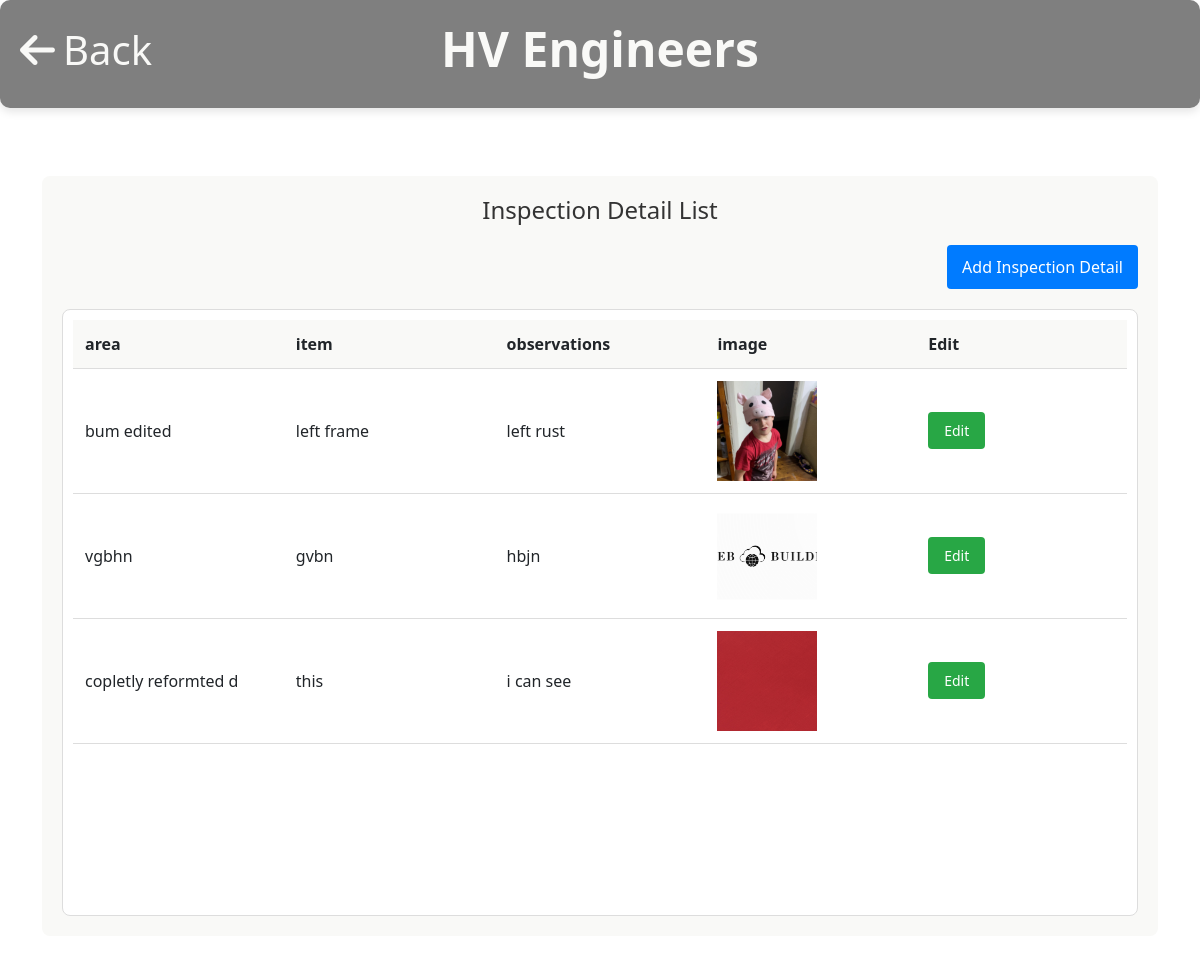
/inspection-Details/1, run on the app's committed database.
### tables this page shows
CREATE TABLE Inspection_Details (
                detail_id INTEGER PRIMARY KEY AUTOINCREMENT,
                inspection_id INTEGER NOT NULL,
                area TEXT,
                item TEXT,
                action_required TEXT,
                probability INTEGER,
                consequence INTEGER,
                time_ranking INTEGER,
                unit TEXT,
                observations TEXT,
                recommendations TEXT,
                picture_caption TEXT,
                display_on_report BOOLEAN,
                image_url TEXT DEFAULT NULL,
                last_modified TEXT NOT NULL DEFAULT CURRENT_TIMESTAMP,
                FOREIGN KEY (inspection_id) REFERENCES Inspection_Header(inspection_id)
            );

### app.py (the view)
@app.route("/<path:filename>")
def serve_file(filename):
    print('ran')
    return send_from_directory(os.path.join(app.root_path, 'templates'), filename)

### app.py (called while the page is built)
@app.after_request
def add_security_headers(response):
    if request.path == '/static/js/service-worker.js':
        response.headers['Service-Worker-Allowed'] = '/'
    return response

@app.route('/inspection-Details/<int:inspection_id>', methods=['GET'])
def inspection_details(inspection_id):
    inspections = local.fetch('Inspection_Details', {'inspection_id': inspection_id})
    if inspections is None:
        inspections = []
    return render_template('inspectionDetails.html', inspections=inspections, inspection_id=inspection_id)

### local_database.py (called while the page is built)
def execute_sql(query, parameters=None):
    conn = None
    try:
        conn = sqlite3.connect(db_name)
        cursor = conn.cursor()
        if parameters:
            cursor.execute(query, parameters)
        else:
            cursor.execute(query)
        if query.strip().upper().startswith("SELECT") or query.strip().upper().startswith("PRAGMA"):
            rows = cursor.fetchall()
            return rows if rows else []  # Always return a list
        else:
            conn.commit()
            return True
    except sqlite3.Error as e:
        print(f"An error occurred: {e}")
        if query.strip().upper().startswith("SELECT") or query.strip().upper().startswith("PRAGMA"):
            return []
        return False  # Return False for non-SELECT queries
    finally:
        if conn:
            conn.close()

def fetch(table_name, conditions=None):
    if conditions:
        condition_clause = ' AND '.join(f"{key} = ?" for key in conditions.keys())
        query = f"SELECT * FROM {table_name} WHERE {condition_clause}"
        rows = execute_sql(query, tuple(conditions.values()))
    else:
        query = f"SELECT * FROM {table_name}"
        rows = execute_sql(query)
    if not rows:
        return []
    column_names = [description[1] for description in execute_sql(f"PRAGMA table_info({table_name})")]
    result = []
    for row in rows:
        row_dict = {column_names[i]: row[i] for i in range(len(row))}
        result.append(row_dict)
    return result

### templates/inspectionDetails.html (shortened to what this page needs)
{% extends 'base.html' %}
{% block content %}
<section class="customer-section">
    <h2 class="section-title">Inspection Detail List</h2>
    <div class="add-customer-container">
        <a href="/inspectionDetails-Add/{{inspection_id}}" class="add-btn">Add Inspection Detail</a>
    </div>
    <div class="customer-list">
        {% if inspections %}
            <table class="customer-table">
                <thead>
                    <tr>
                        <th>area</th>
                        <th>item</th>
                        <th>observations</th>
                        <th>image</th>
                        <th>Edit</th>
                    </tr>
                </thead>
                <tbody>
                    {% for inspection in inspections %}
                        <tr>
                            <td>{{ inspection.area }}</td>
                            <td>
                                <a>{{ inspection.item }}</a>
                            </td>
                            <td>
                                <a>{{ inspection.observations }}</a>
                            </td>
                            <td>
                                <img src="/{{ inspection.image_url }}" alt="No image" class="customer-logo">
                            </td>
                            <td>
                                <a href="/inspectionDetail-Edit/{{ inspection.detail_id }}" class="edit-btn">Edit</a>
                            </td>
                        </tr>
                    {% endfor %}
                </tbody>
            </table>
        {% else %}
            <p>No inspections detail found.</p>
        {% endif %}
    </div>
</section>
{% endblock %}

### templates/base.html (shortened to what this page needs)
<!DOCTYPE html>
<html lang="en">
<head>
    <link rel="stylesheet" href="{{ url_for('static', filename='css/style.css') }}">
    <link rel="stylesheet" href="https://cdnjs.cloudflare.com/ajax/libs/font-awesome/6.0.0-beta3/css/all.min.css">
    <link rel="stylesheet" href="https://cdn.jsdelivr.net/npm/bootstrap@5.3.0/dist/css/bootstrap.min.css">
</head>
<body>
    <header>
        <div class="container ">
            <a href="{{ url_for('home') }}" class="back-icon text-decoration-none" title="Back to Home">
                <i class="fas fa-arrow-left"></i> Back
            </a>
            <h1>HV Engineers</h1>
        </div>
    </header>
    <main class="container my-5">
        {% block content %}{% endblock %}
    </main>
</body>
</html>

### static/css/style.css (style rules this page uses)
:root { --primary-color: #7f7f7f; --secondary-color: #f9f9f7; --accent-color: #b0b0b0; --text-color: #333; --shadow-color: rgba(0, 0, 0, 0.1); --font-family: 'Roboto', sans-serif; }
html, body { overflow-x: hidden; height: 100%; display: flex; flex-direction: column; background: var(--secondary-color); font-family: var(--font-family); line-height: 1; color: var(--text-color); }
header { background: var(--primary-color); color: var(--secondary-color); text-align: center; padding: 20px 20px; border-radius: 10px; box-shadow: 0 4px 8px var(--shadow-color); flex-shrink: 0; position: relative; }
header .container { max-width: 28rem; margin: 0 auto; }
header h1 { font-size: 3rem; margin-bottom: 10px; font-weight: 700; }
.back-icon { position: absolute; top: 20px; left: 20px; font-size: 2.5rem; color: var(--secondary-color); text-decoration: none; transition: transform 0.2s ease, color 0.3s ease; display: flex; align-items: center; gap: 8px; }
main { flex: 1; display: flex; flex-direction: column; justify-content: center; align-items: center; padding: 20px; }
body { margin: 0; padding: 0; box-sizing: border-box; }
.customer-section { padding: 20px; background-color: #f9f9f7; border-radius: 8px; height: calc(100vh - 40px); display: flex; flex-direction: column; }
.section-title { font-size: 28px; margin-bottom: 20px; text-align: center; flex-shrink: 0; }
.add-customer-container { margin-bottom: 20px; text-align: right; }
.add-btn { display: inline-block; padding: 10px 15px; font-size: 16px; color: #fff; background-color: #b0b0b0; border-radius: 5px; text-decoration: none; }
.customer-list { flex-grow: 1; overflow-y: auto; border: 1px solid #ddd; border-radius: 8px; background-color: white; padding: 10px; }
.customer-table { width: 100%; border-collapse: collapse; table-layout: fixed; }
.customer-table th, .customer-table td { padding: 12px; text-align: left; border-bottom: 1px solid #ddd; word-wrap: break-word; }
.customer-table th { background-color: var(--secondary-color); font-size: 16px; }
.customer-logo { width: 100px; height: 100px; object-fit: cover; }
.edit-btn { display: inline-block; padding: 8px 12px; font-size: 14px; color: #fff; background-color: #7f7f7f; border-radius: 4px; text-decoration: none; text-align: center; }
.section-title { font-size: 24px; margin-bottom: 20px; color: #333; }
.add-btn { display: inline-block; background-color: #007bff; color: white; padding: 10px 15px; text-decoration: none; border-radius: 4px; font-size: 16px; transition: background-color 0.3s ease; }
.edit-btn { display: inline-block; background-color: #28a745; color: white; padding: 8px 16px; text-decoration: none; border-radius: 4px; font-size: 14px; transition: background-color 0.3s ease; }

### data on the page
Inspection_Details: area "bum edited", item "left frame", observations "left rust", image_url (picture)
Inspection_Details: area "vgbhn", item "gvbn", observations "hbjn", image_url (picture)
Inspection_Details: area "copletly reformted d", item "this", observations "i can see", image_url (picture)
